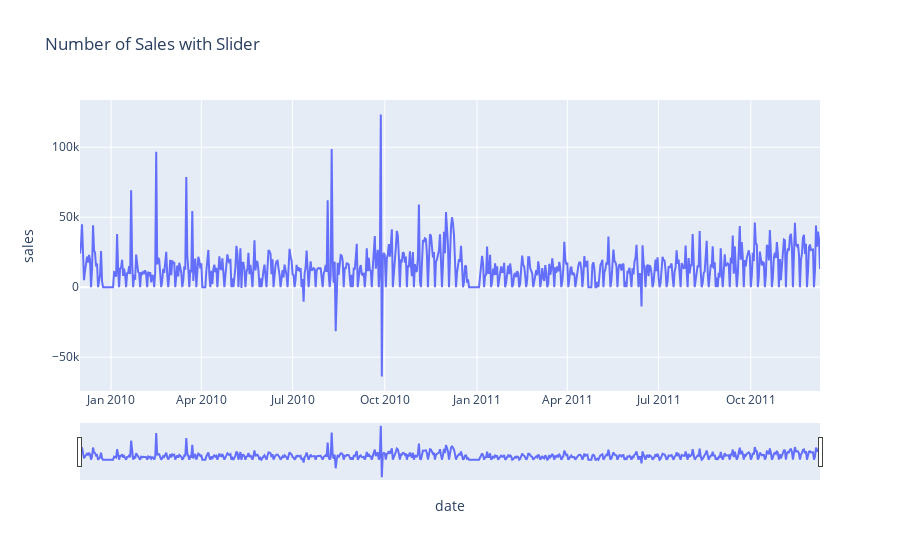

Notebook code for this chart:
### Code cell
# add slider
import plotly.express as px
fig = px.line(data_day, x = 'date', y = 'sales', title= 'Number of Sales with Slider')
fig.update_xaxes(rangeslider_visible = True)
fig.show()

### Figure 1 — Plotly figure (JSON) as saved in the notebook; plotly's stock layout.template omitted (floating-point values rounded to 4 significant figures; data arrays with more than 128 entries replaced by an {"elided": "..."} marker saying what was removed)
{"data": [{"hovertemplate": "date=%{x}<br>sales=%{y}<extra></extra>", "legendgroup": "", "line": {"color": "#636efa", "dash": "solid"}, "marker": {"symbol": "circle"}, "mode": "lines", "name": "", "orientation": "v", "showlegend": false, "type": "scatter", "x": {"elided": "739 str values"}, "xaxis": "x", "y": {"elided": "739 int values"}, "yaxis": "y"}], "layout": {"legend": {"tracegroupgap": 0}, "title": {"text": "Number of Sales with Slider"}, "xaxis": {"anchor": "y", "domain": [0, 1], "rangeslider": {"visible": true}, "title": {"text": "date"}}, "yaxis": {"anchor": "x", "domain": [0, 1], "title": {"text": "sales"}}}}
